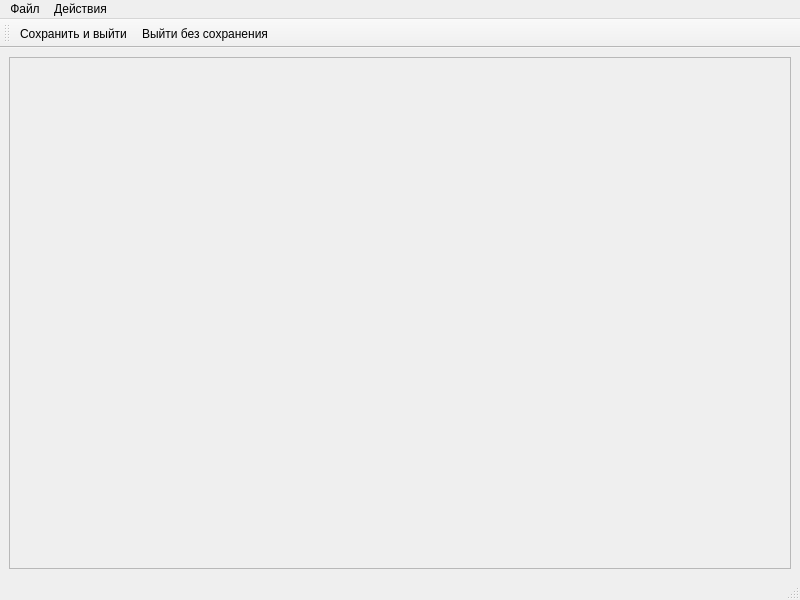
<ui version="4.0" >
 <class>HypotesisWindow</class>
 <widget class="QMainWindow" name="HypotesisWindow" >
  <property name="geometry" >
   <rect>
    <x>0</x>
    <y>0</y>
    <width>800</width>
    <height>600</height>
   </rect>
  </property>
  <property name="windowTitle" >
   <string>MainWindow</string>
  </property>
  <widget class="QWidget" name="centralwidget" >
   <layout class="QGridLayout" name="gridLayout" >
    <item row="0" column="0" >
     <widget class="QScrollArea" name="scrollArea" >
      <property name="widgetResizable" >
       <bool>true</bool>
      </property>
      <widget class="QWidget" name="scrollAreaWidgetContents" >
       <property name="geometry" >
        <rect>
         <x>0</x>
         <y>0</y>
         <width>778</width>
         <height>490</height>
        </rect>
       </property>
       <layout class="QGridLayout" name="gridLayout_2" >
        <item row="0" column="0" >
         <layout class="QVBoxLayout" name="verticalLayout" />
        </item>
       </layout>
      </widget>
     </widget>
    </item>
   </layout>
  </widget>
  <widget class="QMenuBar" name="menubar" >
   <property name="geometry" >
    <rect>
     <x>0</x>
     <y>0</y>
     <width>800</width>
     <height>28</height>
    </rect>
   </property>
   <widget class="QMenu" name="menu" >
    <property name="title" >
     <string>Файл</string>
    </property>
    <addaction name="action_saveNexit" />
    <addaction name="action_Cancel" />
   </widget>
   <widget class="QMenu" name="menu_2" >
    <property name="title" >
     <string>Действия</string>
    </property>
   </widget>
   <addaction name="menu" />
   <addaction name="menu_2" />
  </widget>
  <widget class="QStatusBar" name="statusbar" />
  <widget class="QToolBar" name="toolBar" >
   <property name="windowTitle" >
    <string>toolBar</string>
   </property>
   <attribute name="toolBarArea" >
    <enum>TopToolBarArea</enum>
   </attribute>
   <attribute name="toolBarBreak" >
    <bool>false</bool>
   </attribute>
   <addaction name="action_saveNexit" />
   <addaction name="action_Cancel" />
  </widget>
  <action name="action_saveNexit" >
   <property name="icon" >
    <iconset>
     <normaloff>images/apply.png</normaloff>images/apply.png</iconset>
   </property>
   <property name="text" >
    <string>Сохранить и выйти</string>
   </property>
  </action>
  <action name="action_Cancel" >
   <property name="icon" >
    <iconset>
     <normaloff>images/cancel.png</normaloff>images/cancel.png</iconset>
   </property>
   <property name="text" >
    <string>Выйти без сохранения</string>
   </property>
  </action>
 </widget>
 <resources/>
 <connections/>
</ui>
